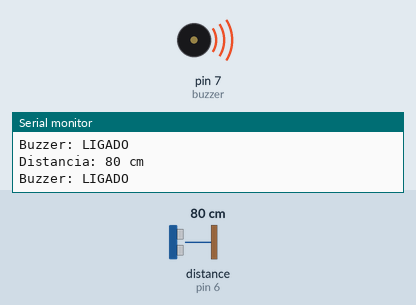
This sketch was run on a simulated Arduino Uno, built with avr-gcc and run on an emulated ATmega328P. Parts: buzzer (waves = sounding, pin HIGH), the last lines printed to the serial monitor. Inputs (shaded band) come from the test bench; at power-on: distance to the obstacle (sensor on pin 6) 80 cm. The echo pulse lasts 58.3 µs per cm.

Above: at 1.2 s.
1.3 s: distance to the obstacle (sensor on pin 6) set to 44 cm
4.3 s: distance to the obstacle (sensor on pin 6) set to 38 cm
At 5.5 s:
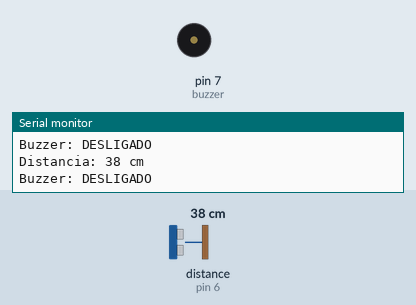
5.8 s: distance to the obstacle (sensor on pin 6) set to 60 cm
At 6.1 s:
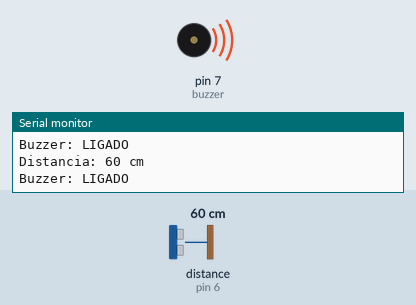
7.3 s: distance to the obstacle (sensor on pin 6) set to 2 cm
At 8.4 s:
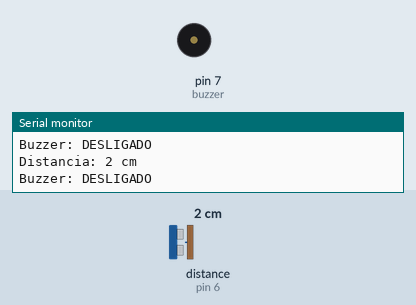
Timing chart, 0 to 9.8 s (numbered marks = the images above; inputs shaded):
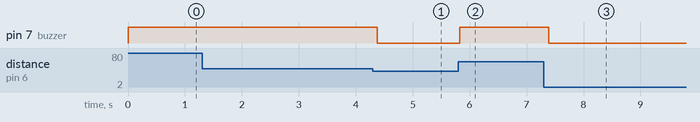

Measured:
- the behaviour switches between 41 and 40 cm on distance to the obstacle (sensor on pin 6) (found by bisection; images 0 and 1)
- after the input at 4.3 s, pin 7 (buzzer): HIGH → LOW after 0.08 s
- after the input at 5.8 s, pin 7 (buzzer): LOW → HIGH at once
- after the input at 7.3 s, pin 7 (buzzer): HIGH → LOW after 0.09 s

The sketch:

bengala_modulo_buzzer.ino
```cpp
/*
  Projeto: Bengala Inteligente com Arduino
  Autor: Professor Julio Cesar Frantz
  Data: 19/09/2025

  Descrição:
  Este código implementa o controle de uma bengala eletrônica utilizando um sensor ultrassônico HC-SR04
  para detectar obstáculos à frente do usuário. Quando um obstáculo é detectado a uma distância inferior
  a 40 cm, um buzzer, que é um módulo com este script, é acionado com uma sequência de sons curtos, alertando o usuário.

  Este projeto é ideal para aplicações em acessibilidade e pode ser expandido com motores vibratórios,
  GPS, ou alertas por vibração. O uso de som oferece um recurso de alerta simples e direto, sendo eficaz
  para pessoas com deficiência visual ou mobilidade reduzida.

  Tecnologias utilizadas:
  - Sensor Ultrassônico HC-SR04 (para medir a distância até obstáculos)
  - Módulo Buzzer (para emitir som de alerta)
  - Arduino Uno (ou equivalente)

  Bibliotecas utilizadas:
  - Buzzer.h (para controle do buzzer com notas musicais, biblioteca Buzzer by Giuseppe Martini)
  - Ultrasonic.h (para leitura de distância com o sensor HC-SR04, biblioteca Ultrasonic by Erick Simoes)

   * ---------------------    --------------------
 * | HC-SC04 | Arduino |    | Buzzer | Arduino |
 * ---------------------    --------------------
 * |   Vcc   |   5V    |    |   VCC    |   3.3V  |
 * |   Trig  |   5     | E  |   I/O    |   7     |
 * |   Echo  |   6     |    |   GND    |   GND   |
   |   GND   |   GND   |    -------------------
 * ---------------------
 * Nota: Voce nao precisa obrigatoriamente utilizar os pinos acima

*/

#include <Ultrasonic.h> // Inclui a biblioteca para o sensor ultrassônico

// Define os pinos para o sensor ultrassônico
// Ultrasonic(TRIG_PIN, ECHO_PIN)
Ultrasonic ultrasonic(5, 6); // Pino TRIG no 5, Pino ECHO no 6

int buzzer = 7; // Pino onde o buzzer está conectado

void setup() {
  Serial.begin(9600);    // Inicia a comunicação serial para debug (opcional, mas recomendado)
  pinMode(buzzer, OUTPUT); // Define o pino do buzzer como saída
  digitalWrite(buzzer, LOW); // Garante que o buzzer comece desligado
}

void loop() {
  // Lê a distância em centímetros
  long distanciaCm = ultrasonic.read();

  // Imprime a distância no monitor serial para debug
  Serial.print("Distancia: ");
  Serial.print(distanciaCm);
  Serial.println(" cm");

  // Verifica se a distância é maior que 40 cm
  if (distanciaCm > 40) {
    digitalWrite(buzzer, HIGH); // Liga o buzzer
    Serial.println("Buzzer: LIGADO");
  } else {
    digitalWrite(buzzer, LOW);  // Desliga o buzzer
    Serial.println("Buzzer: DESLIGADO");
  }

  delay(100); // Pequeno delay para evitar leituras muito rápidas e estabilizar
}
```
